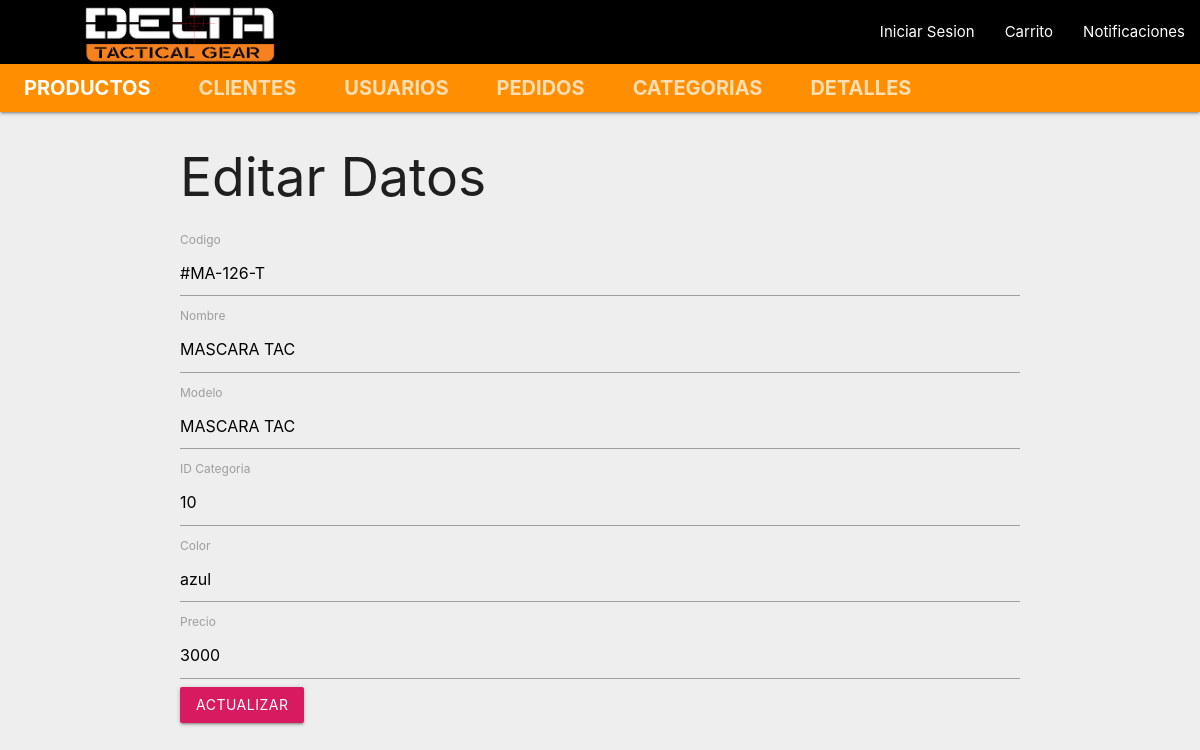
/views/productos/producto_modifica.php?id=42, run on the app's committed database.
### tables this page shows
CREATE TABLE `productos` (
  `id` int(11) NOT NULL,
  `codigo` varchar(10) NOT NULL,
  `nombre` varchar(30) NOT NULL,
  `modelo` varchar(30) NOT NULL,
  `id_categoria` int(11) NOT NULL,
  `color` varchar(20) NOT NULL,
  `precio` decimal(10,2) NOT NULL
);

### model/product_model.php (called while the page is built, shortened)
<?php
class Product_model{
    private $codigo;
    private $nombre;
    private $modelo;
    private $id_categoria;
    private $color;
    private $precio;
    function __construct($codigo, $nombre, $modelo, $id_categoria, $color, $precio){
        $this->codigo=$codigo;
        $this->nombre=$nombre;
        $this->modelo=$modelo;
        $this->id_categoria=$id_categoria;
        $this->color=$color;
        $this->precio = floatval($precio);
    }
    public function getCodigo(){
        return $this->codigo;
    }
    public function getNombre(){
        return $this->nombre;
    }
    public function getModelo(){
        return $this->modelo;
    }
    public function getIdCategoria(){
        return $this->id_categoria;
    }
    public function getColor(){
        return $this->color;
    }
    public function getPrecio(){
        return $this->precio;
    }
    public static function getById($id){
      $conn=getConnection();
        $t=null;
        $sql= "SELECT * FROM productos WHERE id=$id";
        $resultado=$conn->query($sql);
        while($fila=mysqli_fetch_array($resultado)){
            $o = new Product_model(
                                    $fila['codigo'],
                                    $fila['nombre'],
                                    $fila['modelo'],
                                    $fila['id_categoria'],
                                    $fila['color'],
                                    $fila['precio']);
        $o->id=$fila['id'];
        $t=$o;
        }
        return $t;
    }
}
?>

### views/productos/producto_modifica.php (the view, shortened to what this page needs)
<?php
include_once __DIR__. '../../../model/product_model.php';
$producto = Product_model::getById($_GET['id']);
?>
<!DOCTYPE html>
<html>
<head>
    <link rel="stylesheet" href="../../assets/css/materialize.min.css">
</head>
<body class="grey lighten-3">
<nav class="nav-extended">
    <div class="nav-wrapper black">
    <a href="/dtg_mvc/index.php" class="brand-logo"><img class="responsive-img"  src="../../assets/img/delta.png" width="250" style="margin-left:55px;"></a>
      <ul id="nav-mobile" class="right hide-on-med-and-down">
        <li><a href="sass.html">Iniciar Sesion</a></li>
        <li><a href="badges.html">Carrito</a></li>
        <li><a href="collapsible.html">Notificaciones</a></li>
      </ul>
    </div>
    <div class="nav-content amber darken-3">
      <ul class="tabs tabs-transparent">
        <li class="tab"><a style="font-size:20px" class="active" href="../../views/productos/producto.php"><b>Productos</b></a></li>
        <li class="tab"><a style="font-size:20px" href="../../views/clientes/clientes.php"><b>Clientes</b></a></li>
        <li class="tab"><a style="font-size:20px" href="../../views/usuarios/usuarios.php"><b>Usuarios</b></a></li>
        <li class="tab"><a style="font-size:20px" href="../../views/pedidos/pedidos.php"><b>Pedidos</b></a></li>
        <li class="tab"><a style="font-size:20px" href="../../views/categoria/categoria.php"><b>Categorias</b></a></li>
        <li class="tab"><a style="font-size:20px" href="../../views/detalle_pedido/detalle_pedido.php"><b>Detalles</b></a></li>
      </ul>
    </div>
  </nav>
    <div class="container">
        <h2>Editar Datos</h2>
        <form id="nuevo" name="nuevo" method="POST" action="../../controller/product_controller.php" autocomplete="off">
            <div class="form-group">
                <label for="codigo">Codigo</label>
                <input type="text" class="form-control" id="codigo" name="codigo" value="<?php echo $producto->getCodigo() ?>" />
            </div>
            <div class="form-group">
                <label for="nombre">Nombre</label>
                <input type="text" class="form-control" id="nombre" name="nombre" value="<?php echo $producto->getNombre() ?>" />
            </div>
            <div class="form-group">
                <label for="modelo">Modelo</label>
                <input type="text" class="form-control" id="modelo" name="modelo" value="<?php echo $producto->getModelo() ?>" />
            </div>
            <div class="form-group">
                <label for="id_categoria">ID Categoria</label>
                <input type="text" class="form-control" id="id_categoria" name="id_categoria" value="<?php echo $producto->getIdCategoria() ?>" />
            </div>
            <div class="form-group">
                <label for="color">Color</label>
                <input type="text" class="form-control" id="color" name="color" value="<?php echo $producto->getColor() ?>" />
            </div>
            <div class="form-group">
                <label for="precio">Precio</label>
                <input type="number" class="form-control" id="precio" name="precio" value="<?php echo $producto->getPrecio() ?>" />
            </div>
            <button id="guardar" name="guardar" type="submit" class="waves-effect waves-light btn  pink darken-1">Actualizar</button>
        </form>
</body>
</html>

### data on the page
productos: codigo "#MA-126-T", nombre "MASCARA TAC", modelo "MASCARA TAC", id_categoria "10", color "azul", precio "3000"
